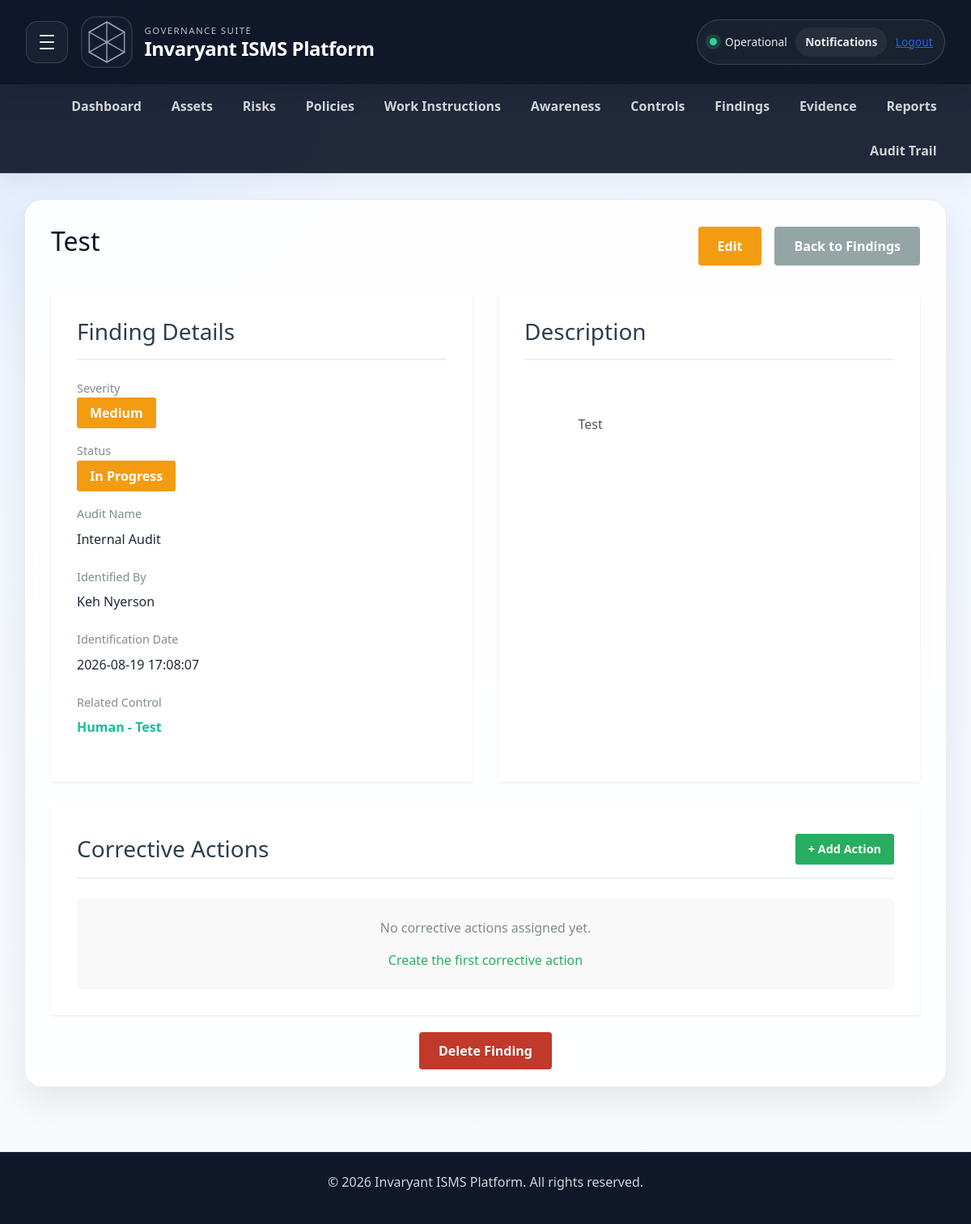
/findings/1 (signed in), run on an earlier commit of the app's database.
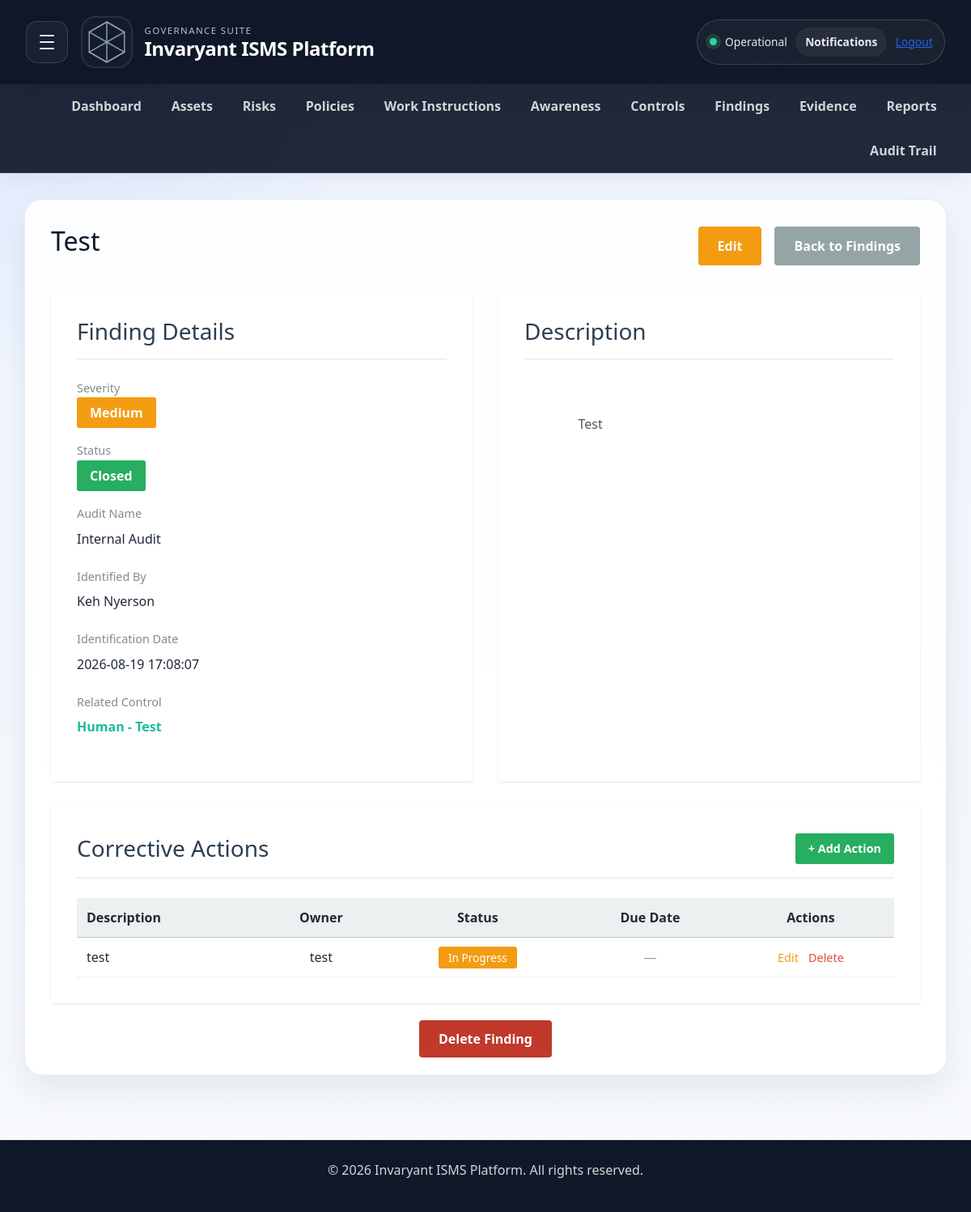
And on a later commit of the database.
### app/models.py (models this page shows, shortened)
class Finding(db.Model):
    __tablename__ = 'findings'
    id = db.Column(db.Integer, primary_key=True)
    tenant_id = db.Column(db.Integer, db.ForeignKey('tenants.id'), nullable=False, default=1)
    title = db.Column(db.String(200), nullable=False)
    description = db.Column(db.Text)
    severity = db.Column(db.String(20), default='Medium')
    status = db.Column(db.String(50), default='Open')
    control_id = db.Column(db.Integer, db.ForeignKey('controls.id'), nullable=True)
    audit_name = db.Column(db.String(150))
    identified_date = db.Column(db.DateTime, default=datetime.utcnow)
    identified_by = db.Column(db.String(100))
    created_by_user_id = db.Column(db.Integer, db.ForeignKey('users.id'), nullable=True)
    control = db.relationship('Control', backref='findings')

class CorrectiveAction(db.Model):
    __tablename__ = 'corrective_actions'
    id = db.Column(db.Integer, primary_key=True)
    tenant_id = db.Column(db.Integer, db.ForeignKey('tenants.id'), nullable=False, default=1)
    finding_id = db.Column(db.Integer, db.ForeignKey('findings.id'), nullable=False)
    description = db.Column(db.Text, nullable=False)
    owner = db.Column(db.String(100))
    due_date = db.Column(db.DateTime, nullable=True)
    status = db.Column(db.String(50), default='Not Started')
    completed_date = db.Column(db.DateTime, nullable=True)
    created_by_user_id = db.Column(db.Integer, db.ForeignKey('users.id'), nullable=True)
    finding = db.relationship('Finding', backref='corrective_actions')

### app/routes.py (the view)
@main.route('/findings/<int:finding_id>')
@login_required
def finding_detail(finding_id):
    finding = Finding.query.filter_by(id=finding_id, tenant_id=current_user.tenant_id).first_or_404()
    from datetime import datetime as dt
    return render_template('finding_detail.html', finding=finding, now=dt.now())

### app/templates/finding_detail.html (shortened to what the changed rows need)
{% extends "base.html" %}
{% block content %}
<div style="display: flex; justify-content: space-between; align-items: center; margin-bottom: 2rem;">
    <h2>{{ finding.title }}</h2>
    <div style="display: flex; gap: 1rem;">
        <a href="/findings/{{ finding.id }}/edit" style="background-color: #f39c12; color: white; padding: 0.75rem 1.5rem; border-radius: 4px; text-decoration: none; font-weight: bold;">
        </a>
        <a href="/findings" style="background-color: #95a5a6; color: white; padding: 0.75rem 1.5rem; border-radius: 4px; text-decoration: none; font-weight: bold;">
        </a>
    </div>
</div>
<div style="display: grid; grid-template-columns: 1fr 1fr; gap: 2rem; margin-bottom: 2rem;">
    <div style="background-color: white; padding: 2rem; border-radius: 4px; box-shadow: 0 1px 3px rgba(0,0,0,0.1);">
        <div style="margin-bottom: 1.5rem;">
            <p style="color: #7f8c8d; font-size: 0.9rem; margin-bottom: 0.5rem;">Severity</p>
            <span style="background-color: {% if finding.severity == 'Critical' %}#c0392b{% elif finding.severity == 'High' %}#e74c3c{% elif finding.severity == 'Medium' %}#f39c12{% else %}#27ae60{% endif %}; color: white; padding: 0.5rem 1rem; border-radius: 3px; font-weight: bold;">
                {{ finding.severity or 'Medium' }}
            </span>
        </div>
        <div style="margin-bottom: 1.5rem;">
            <p style="color: #7f8c8d; font-size: 0.9rem; margin-bottom: 0.5rem;">Status</p>
            <span style="background-color: {% if finding.status == 'Open' %}#e74c3c{% elif finding.status == 'In Progress' %}#f39c12{% else %}#27ae60{% endif %}; color: white; padding: 0.5rem 1rem; border-radius: 3px; font-weight: bold;">
                {{ finding.status or 'Open' }}
            </span>
        </div>
        <div style="margin-bottom: 1.5rem;">
            <p style="color: #7f8c8d; font-size: 0.9rem; margin-bottom: 0.5rem;">Audit Name</p>
            <p style="font-size: 1rem;">{{ finding.audit_name or 'Not specified' }}</p>
        </div>
        <div style="margin-bottom: 1.5rem;">
            <p style="color: #7f8c8d; font-size: 0.9rem; margin-bottom: 0.5rem;">Identified By</p>
            <p style="font-size: 1rem;">{{ finding.identified_by or 'Unknown' }}</p>
        </div>
        <div style="margin-bottom: 1.5rem;">
            <p style="color: #7f8c8d; font-size: 0.9rem; margin-bottom: 0.5rem;">Identification Date</p>
            <p style="font-size: 1rem;">{{ finding.identified_date.strftime('%Y-%m-%d %H:%M:%S') if finding.identified_date else 'N/A' }}</p>
        </div>
    </div>
    <div style="background-color: white; padding: 2rem; border-radius: 4px; box-shadow: 0 1px 3px rgba(0,0,0,0.1);">
        <h3 style="color: #2c3e50; margin-bottom: 1rem; border-bottom: 2px solid #ecf0f1; padding-bottom: 1rem;">Description</h3>
        <p style="color: #555; line-height: 1.6; white-space: pre-wrap;">
            {% if finding.description %}
                {{ finding.description }}
            {% else %}
                <span style="color: #95a5a6; font-style: italic;">No description provided.</span>
            {% endif %}
        </p>
    </div>
</div>
<div style="background-color: white; padding: 2rem; border-radius: 4px; box-shadow: 0 1px 3px rgba(0,0,0,0.1); margin-bottom: 2rem;">
    {% if finding.corrective_actions %}
    <table style="width: 100%; border-collapse: collapse;">
        <thead>
            <tr style="background-color: #ecf0f1; border-bottom: 1px solid #bdc3c7;">
                <th style="padding: 0.75rem; text-align: left;">Description</th>
                <th style="padding: 0.75rem; text-align: center;">Owner</th>
                <th style="padding: 0.75rem; text-align: center;">Status</th>
                <th style="padding: 0.75rem; text-align: center;">Due Date</th>
                <th style="padding: 0.75rem; text-align: center;">Actions</th>
            </tr>
        </thead>
        <tbody>
            {% for action in finding.corrective_actions %}
            <tr style="border-bottom: 1px solid #ecf0f1;">
                <td style="padding: 0.75rem;">
                    {{ action.description[:60] }}{% if action.description|length > 60 %}...{% endif %}
                </td>
                <td style="padding: 0.75rem; text-align: center;">
                    {{ action.owner or 'Unassigned' }}
                </td>
                <td style="padding: 0.75rem; text-align: center;">
                    <span style="background-color: {% if action.status == 'Not Started' %}#95a5a6{% elif action.status == 'In Progress' %}#f39c12{% elif action.status == 'Completed' %}#27ae60{% else %}#3498db{% endif %}; color: white; padding: 0.25rem 0.75rem; border-radius: 3px; font-size: 0.85rem;">
                        {{ action.status }}
                    </span>
                </td>
                <td style="padding: 0.75rem; text-align: center;">
                    {% if action.due_date %}
                    <span style="color: {% if action.due_date < now %}#e74c3c{% else %}#555{% endif %};">
                        {{ action.due_date.strftime('%Y-%m-%d') }}
                    </span>
                    {% else %}
                    <span style="color: #95a5a6;">—</span>
                    {% endif %}
                </td>
                <td style="padding: 0.75rem; text-align: center;">
                    <a href="/corrective-actions/{{ action.id }}/edit" style="color: #f39c12; text-decoration: none; margin-right: 0.5rem; font-size: 0.9rem;">Edit</a>
                    <a href="/corrective-actions/{{ action.id }}/delete" style="color: #e74c3c; text-decoration: none; font-size: 0.9rem;" onclick="return confirm('Are you sure?');">Delete</a>
                </td>
            </tr>
            {% endfor %}
        </tbody>
    </table>
    {% else %}
    <div style="background-color: #f9f9f9; padding: 1.5rem; border-radius: 3px; text-align: center; color: #7f8c8d;">
        <p>No corrective actions assigned yet.</p>
        <a href="/findings/{{ finding.id }}/corrective-actions/new" style="color: #27ae60; text-decoration: none;">Create the first corrective action</a>
    </div>
    {% endif %}
</div>
{% endblock %}

What changed in the data, as far as the page shows it:
changed Finding "Test": status "In Progress" → "Closed"
added CorrectiveAction: description "test", owner "test", status "In Progress"
Also different on the page:
text no longer shown: "No corrective actions assigned yet. Create the first corrective action"
text now shown: "Description Owner Status Due Date Actions"
